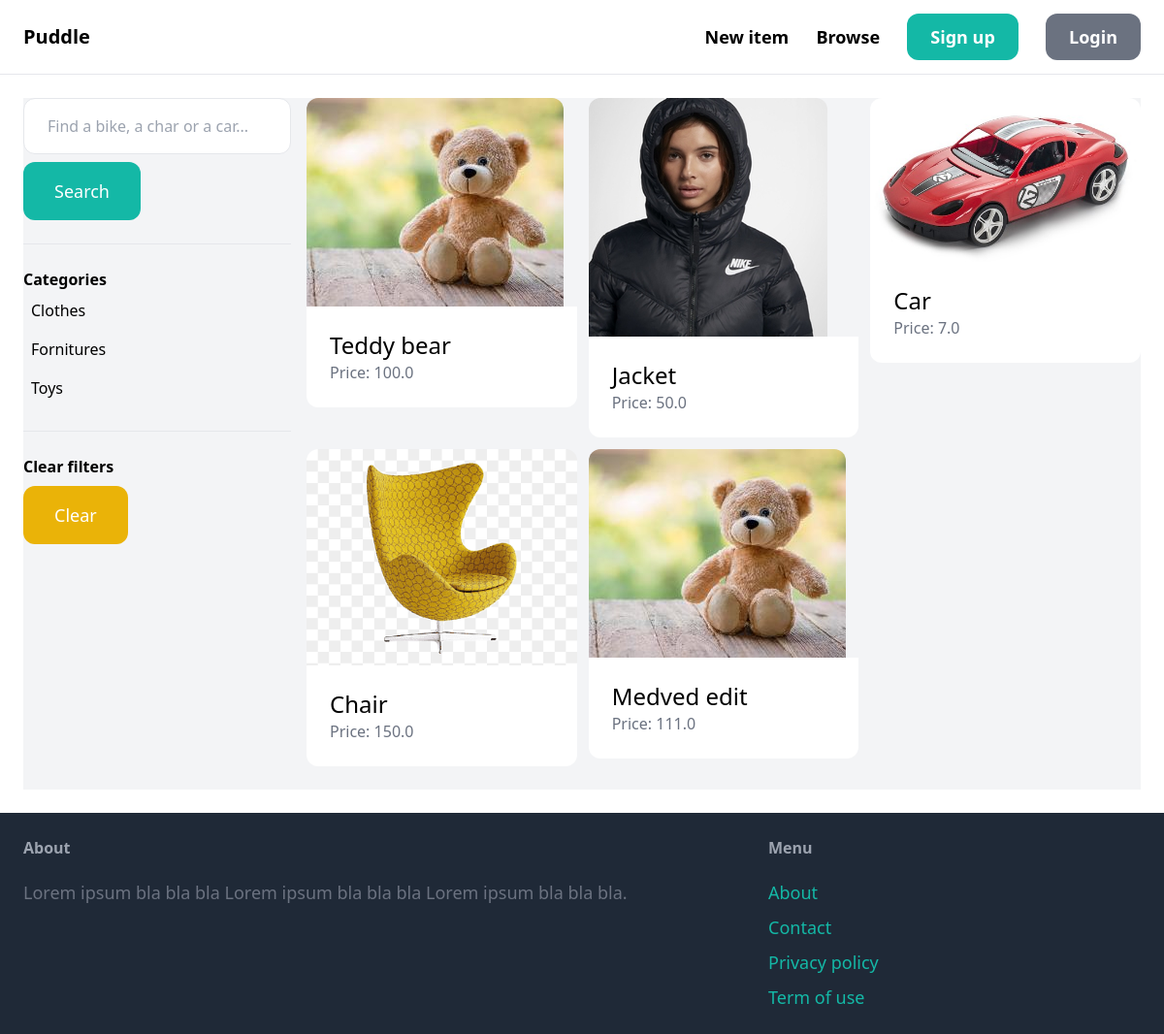
The app's page /items/ with its own data.
### item/models.py (models this page shows, shortened)
class Category(models.Model):
    name = models.CharField(max_length=255)
    class Meta:
        ordering = ('name',)
        verbose_name_plural = 'Categories'

class Item(models.Model):
    category = models.ForeignKey(Category, related_name='items', on_delete=models.CASCADE)
    name = models.CharField(max_length=255)
    description = models.TextField(blank=True, null=True)
    price = models.FloatField()
    image = models.ImageField(upload_to='item_images', blank=True, null=True)
    is_sold = models.BooleanField(default=False)
    created_by = models.ForeignKey(User, related_name='items', on_delete=models.CASCADE)
    created_at = models.DateTimeField(auto_now_add=True)

### item/views.py (the view)
# urls.py: path('', items, name='items'),
def items(request):
    query = request.GET.get('query', '')
    category_id = request.GET.get('category', 0)
    items = Item.objects.filter(is_sold=False)
    categories = Category.objects.all()
    if category_id:
        items = items.filter(category_id=category_id)
    if query:
        items = items.filter(Q(name__icontains=query) | Q(description__icontains=query))
    return render(request, 'item/items.html', {
        'items': items,
        'query': query,
        'categories': categories,
        'category_id': int(category_id),
    })

### item/templates/item/items.html (shortened to what this page needs)
{% extends 'core/base.html' %}
{% block content %}
    <div class="pb-6 grid grid-cols-4 gap-4 bg-gray-100">
        <div class="col-span-1">
            <form action="{% url 'item:items' %}" method="get">
                <input type="text" name="query" id="" class="w-full py-4 px-6 border rounded-xl " value="{{ query }}" placeholder="Find a bike, a char or a car...">
                <button class="mt-2 py-4 px-8 text-lg bg-teal-500 text-white rounded-xl">Search</button>
            </form>
            <hr class="my-6">
            <p class="font-semibold">Categories</p>
            <ul>
                {% for category in categories %}
                    <li class="py-2 px-2 rounded-xl {% if category.id == category_id %} bg-gray-200 {% endif %}">
                        <a href="{% url 'item:items' %}?query={{ query }}&category={{ category.id }}">{{ category.name }}</a>
                    </li>
                {% endfor %}
            </ul>
            <hr class="my-6">
            <p class="font-semibold">Clear filters</p>
            <ul>
                <li><a href="{% url 'item:items' %}" class="mt-2 py-4 px-8 inline-block bg-yellow-500 text-lg rounded-xl text-white">Clear</a></li>
            </ul>
        </div>
        <div class="col-span-3">
            <div class="grid grid-cols-3 gap-3">
                {% for item in items %}
                    <div>
                        <a href="{% url 'item:detail' item.id %}">
                            <div>
                                <img src="{{ item.image.url }}" alt="img" class="rounded-t-xl">
                            </div>
                            <div class="p-6 bg-white rounded-b-xl">
                                <h2 class="text-2xl">
                                    {{ item.name }}
                                </h2>
                                <p class="text-gray-500">
                                    Price: {{ item.price }}
                                </p>
                            </div>
                        </a>
                    </div>
                {% endfor %}
            </div>
        </div>
    </div>
{% endblock %}

### records on screen
Category: name "Clothes"
Category: name "Fornitures"
Category: name "Toys"
Item: image (picture), name "Teddy bear", price "100.0"
Item: image (picture), name "Jacket", price "50.0"
Item: image (picture), name "Car", price "7.0"
Item: image (picture), name "Chair", price "150.0"
Item: image (picture), name "Medved edit", price "111.0"
